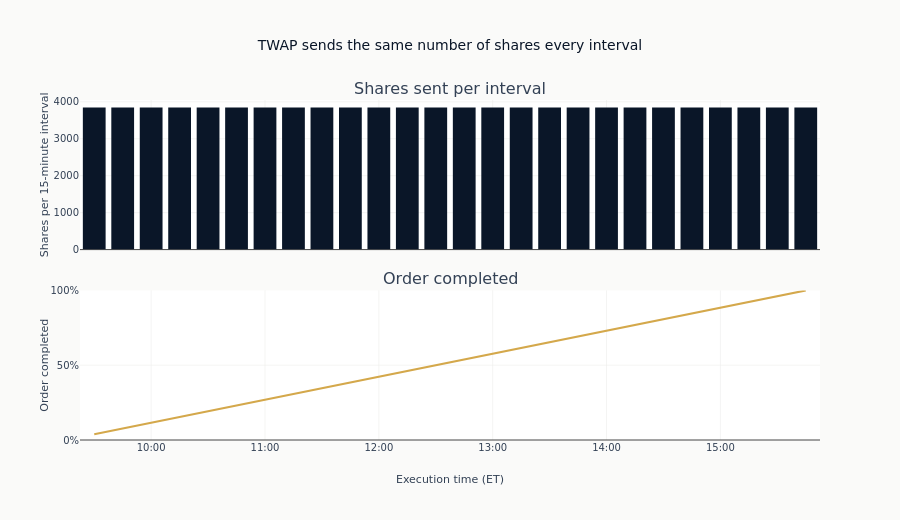

Here is the notebook cell this chart was saved with:
### Markdown cell above
**Reading the summary**: The whole schedule is described by four numbers, none of which came
from the market. That is the point of TWAP: there is nothing in it that can be estimated wrong.

### Code cell
fig = make_subplots(
    rows=2,
    cols=1,
    shared_xaxes=True,
    subplot_titles=["Shares sent per interval", "Order completed"],
    vertical_spacing=0.12,
)
times = twap.schedule["timestamp"].to_list()

_ = fig.add_bar(
    x=times,
    y=twap.schedule["shares"].to_list(),
    marker_color=COLORS["blue"],
    row=1,
    col=1,
)
_ = fig.add_scatter(
    x=times,
    y=twap.schedule["pct_complete"].to_list(),
    mode="lines",
    line=dict(color=COLORS["amber"], width=2),
    row=2,
    col=1,
)
fig.update_yaxes(title_text=f"Shares per {twap.interval_minutes}-minute interval", row=1, col=1)
fig.update_yaxes(title_text="Order completed", tickformat=".0%", range=[0, 1], row=2, col=1)
fig.update_xaxes(title_text="Execution time (ET)", tickformat="%H:%M", row=2, col=1)
fig.update_layout(
    title="TWAP sends the same number of shares every interval",
    height=520,
    showlegend=False,
)
show_plotly_with_alt(
    fig,
    "Upper panel: bars of equal height across every interval of the session. Lower panel: the "
    "resulting completion curve, a straight line from zero to fully filled.",
)

### Figure 1 — Plotly figure (JSON) as saved in the notebook; plotly's stock layout.template omitted (floating-point values rounded to 4 significant figures)
{"data": [{"marker": {"color": "#0a1628"}, "type": "bar", "x": ["2021-10-01T09:30:00", "2021-10-01T09:45:00", "2021-10-01T10:00:00", "2021-10-01T10:15:00", "2021-10-01T10:30:00", "2021-10-01T10:45:00", "2021-10-01T11:00:00", "2021-10-01T11:15:00", "2021-10-01T11:30:00", "2021-10-01T11:45:00", "2021-10-01T12:00:00", "2021-10-01T12:15:00", "2021-10-01T12:30:00", "2021-10-01T12:45:00", "2021-10-01T13:00:00", "2021-10-01T13:15:00", "2021-10-01T13:30:00", "2021-10-01T13:45:00", "2021-10-01T14:00:00", "2021-10-01T14:15:00", "2021-10-01T14:30:00", "2021-10-01T14:45:00", "2021-10-01T15:00:00", "2021-10-01T15:15:00", "2021-10-01T15:30:00", "2021-10-01T15:45:00"], "xaxis": "x", "y": [3847, 3847, 3847, 3847, 3846, 3846, 3846, 3846, 3846, 3846, 3846, 3846, 3846, 3846, 3846, 3846, 3846, 3846, 3846, 3846, 3846, 3846, 3846, 3846, 3846, 3846], "yaxis": "y"}, {"line": {"color": "#D4A84B", "width": 2}, "mode": "lines", "type": "scatter", "x": ["2021-10-01T09:30:00", "2021-10-01T09:45:00", "2021-10-01T10:00:00", "2021-10-01T10:15:00", "2021-10-01T10:30:00", "2021-10-01T10:45:00", "2021-10-01T11:00:00", "2021-10-01T11:15:00", "2021-10-01T11:30:00", "2021-10-01T11:45:00", "2021-10-01T12:00:00", "2021-10-01T12:15:00", "2021-10-01T12:30:00", "2021-10-01T12:45:00", "2021-10-01T13:00:00", "2021-10-01T13:15:00", "2021-10-01T13:30:00", "2021-10-01T13:45:00", "2021-10-01T14:00:00", "2021-10-01T14:15:00", "2021-10-01T14:30:00", "2021-10-01T14:45:00", "2021-10-01T15:00:00", "2021-10-01T15:15:00", "2021-10-01T15:30:00", "2021-10-01T15:45:00"], "xaxis": "x2", "y": [0.03847, 0.07694, 0.1154, 0.1539, 0.1923, 0.2308, 0.2693, 0.3077, 0.3462, 0.3846, 0.4231, 0.4616, 0.5, 0.5385, 0.5769, 0.6154, 0.6539, 0.6923, 0.7308, 0.7692, 0.8077, 0.8462, 0.8846, 0.9231, 0.9615, 1.0], "yaxis": "y2"}], "layout": {"annotations": [{"font": {"size": 16}, "showarrow": false, "text": "Shares sent per interval", "x": 0.5, "xanchor": "center", "xref": "paper", "y": 1.0, "yanchor": "bottom", "yref": "paper"}, {"font": {"size": 16}, "showarrow": false, "text": "Order completed", "x": 0.5, "xanchor": "center", "xref": "paper", "y": 0.44, "yanchor": "bottom", "yref": "paper"}], "height": 520, "showlegend": false, "title": {"text": "TWAP sends the same number of shares every interval"}, "xaxis": {"anchor": "y", "domain": [0.0, 1.0], "matches": "x2", "showticklabels": false}, "xaxis2": {"anchor": "y2", "domain": [0.0, 1.0], "tickformat": "%H:%M", "title": {"text": "Execution time (ET)"}}, "yaxis": {"anchor": "x", "domain": [0.56, 1.0], "title": {"text": "Shares per 15-minute interval"}}, "yaxis2": {"anchor": "x2", "domain": [0.0, 0.44], "range": [0, 1], "tickformat": ".0%", "title": {"text": "Order completed"}}}}
